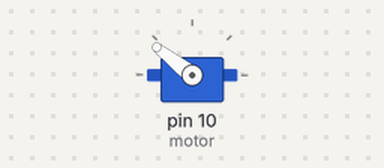
A sketch run on a simulated Arduino Uno, built with avr-gcc and run on an emulated ATmega328P. Shown: servo.

Above: at 2.05 s.
At 4.2 s:
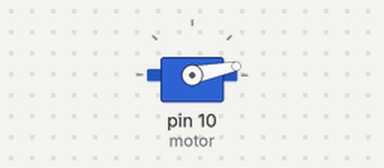
At 5.25 s:
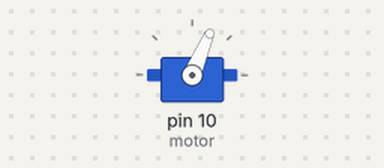
At 6.35 s:
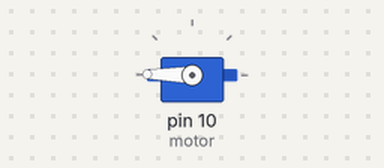
Timing chart, 0 to 7.7 s (numbered marks = the images above):
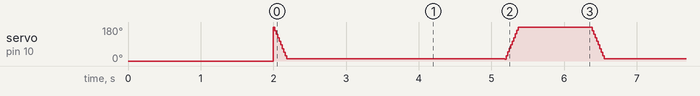

Measured:
- by itself, servo on pin 10 (motor): repeats every 4.4 s: 161° 0.02 s, 142° 0.02 s, 123° 0.02 s, 104° 0.02 s, 85° 0.02 s, 66° 0.02 s, 47° 0.02 s, 28° 0.02 s, 11° 3.0 s, 10° 0.02 s, 29° 0.02 s, 48° 0.02 s, 67° 0.02 s, 86° 0.02 s, 105° 0.02 s, 124° 0.02 s, 143° 0.02 s, 162° 0.02 s, 179° 1.0 s, 180° 0.02 s

The sketch:

servomotor.ino
```cpp
#include <Servo.h>

Servo motor;

int angle = 0;

void setup(){
  motor.attach(10);
  motor.write(angle);
  delay(2000);
}

void loop(){
  motor.write(180);
//  delay(500);
//  motor.write(0);

    // now scan back from 180 to 0 degrees
    for(angle = 180; angle > 10; angle--){
      motor.write(angle);
      delay(1);
    }
    delay(3000);
//  scan from 0 to 180 degrees
    for(angle = 10; angle < 180; angle++){
      motor.write(angle);
      delay(1);
    }
    delay(1000);

}
```
